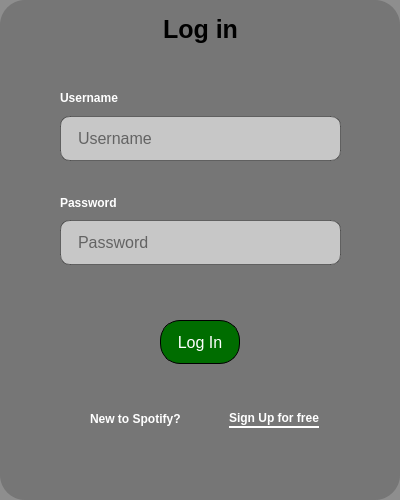
      <widget class="QWidget" name="LogInWidget" native="true">
       <property name="sizePolicy">
        <sizepolicy hsizetype="Fixed" vsizetype="Fixed">
         <horstretch>0</horstretch>
         <verstretch>0</verstretch>
        </sizepolicy>
       </property>
       <property name="minimumSize">
        <size>
         <width>400</width>
         <height>500</height>
        </size>
       </property>
       <property name="styleSheet">
        <string notr="true">QWidget {
    background-color: rgba(111, 111, 111, 200);
border-radius: 25px;
}
</string>
       </property>
       <widget class="QLabel" name="label_10">
        <property name="geometry">
         <rect>
          <x>60</x>
          <y>10</y>
          <width>281</width>
          <height>38</height>
         </rect>
        </property>
        <property name="styleSheet">
         <string notr="true">QLabel {
    color: #000; /* Text color */
    font-size: 25px; /* Font size */
    font-weight: bold; /* Font weight */
    padding: 2px; /* Padding around the text */
    border: none; /* No border */
    background-color: transparent; /* Transparent background */
}
</string>
        </property>
        <property name="text">
         <string>Log in</string>
        </property>
        <property name="alignment">
         <set>Qt::AlignCenter</set>
        </property>
       </widget>
       <widget class="QLabel" name="label_3">
        <property name="geometry">
         <rect>
          <x>60</x>
          <y>90</y>
          <width>281</width>
          <height>16</height>
         </rect>
        </property>
        <property name="styleSheet">
         <string notr="true">QLabel {
    background: transparent; /* Makes the background transparent */
    color: #ffffff; /* Sets the text color */
    font-size: 12px; /* Sets the font size */
    font-weight: bold; /* Makes the font bold */
    text-shadow: 1px 1px 2px rgba(0, 0, 0, 0.1); /* Adds a subtle shadow to the text */
    border: none; /* Ensures there is no border */
}
</string>
        </property>
        <property name="text">
         <string>Username</string>
        </property>
       </widget>
       <widget class="QLabel" name="label_7">
        <property name="geometry">
         <rect>
          <x>60</x>
          <y>195</y>
          <width>281</width>
          <height>16</height>
         </rect>
        </property>
        <property name="styleSheet">
         <string notr="true">QLabel {
    background: transparent; /* Makes the background transparent */
    color: #ffffff; /* Sets the text color */
    font-size: 12px; /* Sets the font size */
    font-weight: bold; /* Makes the font bold */
    text-shadow: 1px 1px 2px rgba(0, 0, 0, 0.1); /* Adds a subtle shadow to the text */
    border: none; /* Ensures there is no border */
}
</string>
        </property>
        <property name="text">
         <string>Password</string>
        </property>
       </widget>
       <widget class="QLineEdit" name="usernameInLogIn">
        <property name="geometry">
         <rect>
          <x>60</x>
          <y>116</y>
          <width>281</width>
          <height>45</height>
         </rect>
        </property>
        <property name="sizePolicy">
         <sizepolicy hsizetype="Expanding" vsizetype="Expanding">
          <horstretch>0</horstretch>
          <verstretch>0</verstretch>
         </sizepolicy>
        </property>
        <property name="styleSheet">
         <string notr="true">/* Base style for QLineEdit */
QLineEdit {
    padding: 10px 15px; /* Adds internal padding for a comfortable text area */
    font-size: 16px; /* Sets the font size of the text */
    border-radius: 10px; /* Rounds the corners of the QLineEdit */
    border: 0.5px solid rgba(0, 0, 0, 100); /* Sets an initial transparent border */
    background-color: rgba(255, 255, 255, 150); /* Sets the background color to white */
    background-clip: padding-box; /* Ensures background color stays within padding */
    background-origin: padding-box; /* Ensures background origin starts within padding */
    box-shadow: 0 4px 10px rgba(0, 0, 0, 0.1); /* Adds a subtle shadow for a floating effect */
    transition: all 0.3s ease; /* Smooth transition for all properties */
}

/* Style for QLineEdit when it is focused */
QLineEdit:focus {
    border: 3px solid #ffffff; /* Changes border color to light blue on focus */
    box-shadow: 0 4px 10px rgba(0, 191, 255, 0.3); /* Enhances shadow to give a glowing effect on focus */
    background-color: rgba(255, 255, 255, 200); /* Changes background color to a very light blue on focus */
}

/* Style for the placeholder text inside QLineEdit */
QLineEdit::placeholder {
    color: #aaa; /* Sets the placeholder text color to light gray */
    opacity: 0.8; /* Makes the placeholder text slightly transparent */
}
</string>
        </property>
        <property name="placeholderText">
         <string>Username</string>
        </property>
       </widget>
       <widget class="QPushButton" name="LoginButton">
        <property name="geometry">
         <rect>
          <x>160</x>
          <y>320</y>
          <width>80</width>
          <height>44</height>
         </rect>
        </property>
        <property name="sizePolicy">
         <sizepolicy hsizetype="Minimum" vsizetype="Minimum">
          <horstretch>0</horstretch>
          <verstretch>0</verstretch>
         </sizepolicy>
        </property>
        <property name="minimumSize">
         <size>
          <width>80</width>
          <height>0</height>
         </size>
        </property>
        <property name="styleSheet">
         <string notr="true">QPushButton {
    background-color: rgb(0, 109, 0); /* Sets the background color */
    color: white; /* Sets the text color */
    border-radius: 20px; /* Rounds the corners */
    padding: 9px; /* Adds padding */
    font-size: 16px; /* Sets the font size */
    border: 1px solid; /* Adds a border */
}

QPushButton:hover {
    background-color: #A90707; /* Changes background color on hover */
}
</string>
        </property>
        <property name="text">
         <string>Log In</string>
        </property>
       </widget>
       <widget class="QLineEdit" name="PasswordInLogin">
        <property name="geometry">
         <rect>
          <x>60</x>
          <y>220</y>
          <width>281</width>
          <height>45</height>
         </rect>
        </property>
        <property name="sizePolicy">
         <sizepolicy hsizetype="Expanding" vsizetype="Expanding">
          <horstretch>0</horstretch>
          <verstretch>0</verstretch>
         </sizepolicy>
        </property>
        <property name="styleSheet">
         <string notr="true">/* Base style for QLineEdit */
QLineEdit {
    padding: 10px 15px; /* Adds internal padding for a comfortable text area */
    font-size: 16px; /* Sets the font size of the text */
    border-radius: 10px; /* Rounds the corners of the QLineEdit */
    border: 0.5px solid rgba(0, 0, 0, 100); /* Sets an initial transparent border */
    background-color: rgba(255, 255, 255, 150); /* Sets the background color to white */
    background-clip: padding-box; /* Ensures background color stays within padding */
    background-origin: padding-box; /* Ensures background origin starts within padding */
    box-shadow: 0 4px 10px rgba(0, 0, 0, 0.1); /* Adds a subtle shadow for a floating effect */
    transition: all 0.3s ease; /* Smooth transition for all properties */
}

/* Style for QLineEdit when it is focused */
QLineEdit:focus {
    border: 3px solid #ffffff; /* Changes border color to light blue on focus */
    box-shadow: 0 4px 10px rgba(0, 191, 255, 0.3); /* Enhances shadow to give a glowing effect on focus */
    background-color: rgba(255, 255, 255, 200); /* Changes background color to a very light blue on focus */
}

/* Style for the placeholder text inside QLineEdit */
QLineEdit::placeholder {
    color: #aaa; /* Sets the placeholder text color to light gray */
    opacity: 0.8; /* Makes the placeholder text slightly transparent */
}
</string>
        </property>
        <property name="placeholderText">
         <string>Password</string>
        </property>
       </widget>
       <widget class="QLabel" name="label_6">
        <property name="geometry">
         <rect>
          <x>90</x>
          <y>409</y>
          <width>91</width>
          <height>20</height>
         </rect>
        </property>
        <property name="styleSheet">
         <string notr="true">QLabel {
    background: transparent; /* Makes the background transparent */
    color: #ffffff; /* Sets the text color */
    font-size: 12px; /* Sets the font size */
    font-weight: bold; /* Makes the font bold */
    text-shadow: 1px 1px 2px rgba(0, 0, 0, 0.1); /* Adds a subtle shadow to the text */
    border: none; /* Ensures there is no border */
}
</string>
        </property>
        <property name="text">
         <string>New to Spotify?</string>
        </property>
       </widget>
       <widget class="QPushButton" name="SignUpnInLogIn">
        <property name="geometry">
         <rect>
          <x>229</x>
          <y>410</y>
          <width>90</width>
          <height>18</height>
         </rect>
        </property>
        <property name="styleSheet">
         <string notr="true">QPushButton {
    background: transparent; /* پس‌زمینه شفاف */
    color: #ffffff; /* رنگ متن اصلی */
    font-size: 12px; /* اندازه قلم */
    font-weight: bold; /* وزن قلم */
    border: none; /* بدون حاشیه */
    text-decoration: none; /* بدون تزئین متن */
    outline: none; /* بدون خط حاشیه دور روشن شدن */
    border-bottom: 2px solid white; /* خط زیری با رنگ سفید */
}

QPushButton:hover {
    color: #1DB954; /* تغییر رنگ متن به سبز */
}
</string>
        </property>
        <property name="text">
         <string>Sign Up for free</string>
        </property>
       </widget>
      </widget>
